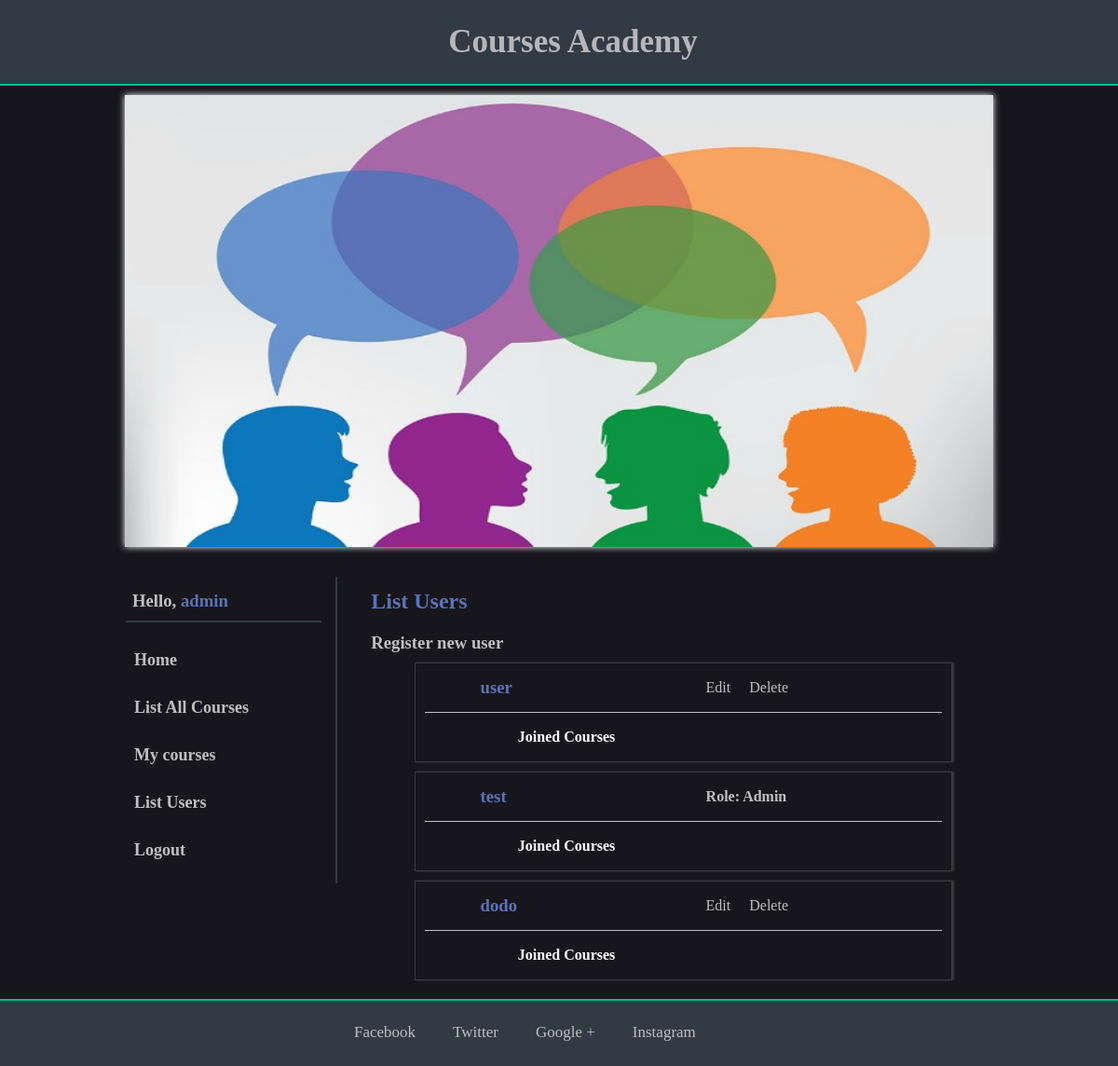
The page /users.php (signed in) on the database as committed earlier.
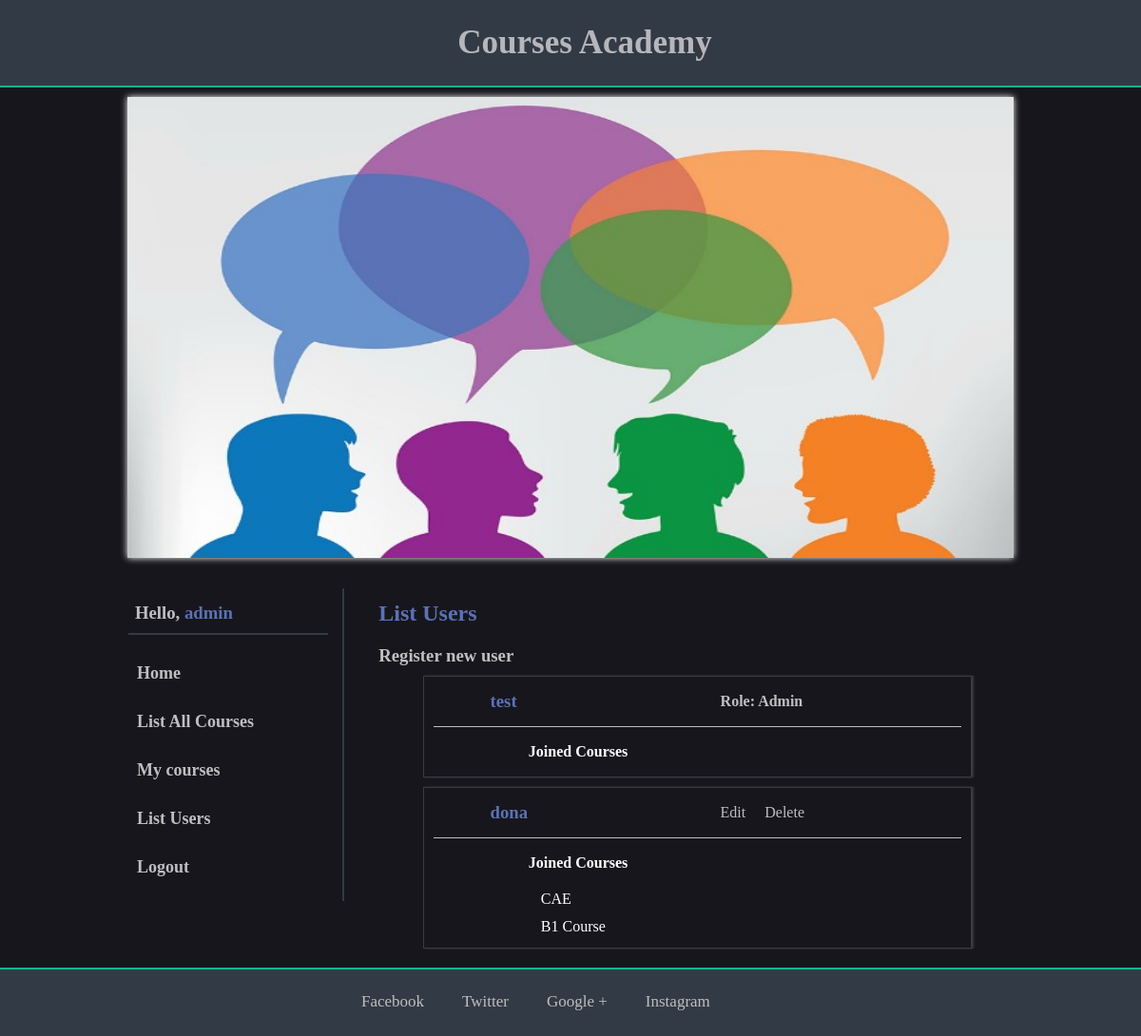
The same page on the database as committed later.
### tables this page shows
CREATE TABLE `users` (
  `id` int(11) NOT NULL,
  `username` varchar(100) NOT NULL,
  `password` varchar(100) NOT NULL,
  `isAdmin` tinyint(1) NOT NULL
);

CREATE TABLE `users_courses` (
  `user_id` int(11) NOT NULL,
  `course_id` int(11) NOT NULL
);

CREATE TABLE `courses` (
  `id` int(11) NOT NULL,
  `title` varchar(150) NOT NULL,
  `content` text NOT NULL
);

### repositories/users_repository.php (called while the page is built, shortened)
<?php
    require 'models/user.php';
    class UsersRepository
    {
        private $connection;
        function __construct()
        {
            $url = 'localhost';
            $dbUsername = 'root';
            $dbPassword = '';
            $dbName = 'coursesacademy';
            $this->connection = new mysqli($url, $dbUsername, $dbPassword, $dbName);
            mysqli_set_charset($this->connection, 'utf8');
        }
        function getAllExceptLoggedUser($loggedUserId) {
            $allUsers = $this->getAll();
            $users = array();
            foreach ($allUsers as $user) {
                if($user->getId() != $loggedUserId) {
                    array_push($users, $user);
                }
            }
            return $users;
        }
        function getAll() {
            $result = $this->connection->query("SELECT * FROM `users`");
            $users = array();
            while ($row = $result->fetch_assoc()) {
                $user = new User();
                $user->setId($row["id"]);
                $user->setUsername($row["username"]);
                $user->setPassword($row["password"]);
                $user->setIsAdmin($row["isAdmin"]);
                array_push($users, $user);
            }
            return $users;
        }
    }

### models/user.php (called while the page is built, shortened)
<?php
    class User
    {
        private $id;
        private $username;
        private $isAdmin;
        public function getId()
        {
            return $this->id;
        }
        public function setId($id)
        {
            $this->id = $id;
        }
        public function getUsername()
        {
            return $this->username;
        }
        public function setUsername($username)
        {
            $this->username = $username;
        }
        public function getIsAdmin()
        {
            return $this->isAdmin;
        }
        public function setIsAdmin($isAdmin)
        {
            $this->isAdmin = $isAdmin;
        }
    }

### repositories/users_courses_repository.php (called while the page is built, shortened)
<?php
    class UsersCoursesRepository {
        private $connection;
        function __construct()
        {
            $url = 'localhost';
            $dbUsername = 'root';
            $dbPassword = '';
            $dbName = 'coursesacademy';
            $this->connection = new mysqli($url, $dbUsername, $dbPassword, $dbName);
            mysqli_set_charset($this->connection, 'utf8');
        }
        public function getCoursesByUserId($user_id) {
            $result = $this->connection->query("SELECT * FROM courses c JOIN users_courses uc ON c.id = uc.course_id WHERE uc.user_id = " . $user_id);
            $courses = array();
            while ($row = $result->fetch_assoc()) {
                $course = new Course();
                $course->setId($row["id"]);
                $course->setTitle($row["title"]);
                $course->setContent($row["content"]);
                array_push($courses, $course);
            }
            return $courses;
        }
    }

### models/course.php (called while the page is built, shortened)
<?php
	class Course
	{
		private $title;
		public function getTitle()
		{
			return $this->title;
		}
		public function setTitle($title)
		{
			$this->title = $title;
		}
	}

### users.php (the view, shortened to what this page needs)
<?php
    require '/includes/header.php';
    require '/includes/sidebar.php';
    require '/repositories/users_repository.php';
    require '/models/course.php';
    require '/repositories/users_courses_repository.php';
?>
    <div class="right">
        <section id="users">
            <h2>List Users</h2>
            <a href="registration.php"><h3>Register new user</h3></a>
            <?php
                $usersRepo = new UsersRepository();
                $users = $usersRepo->getAllExceptLoggedUser($_SESSION["loggedUserId"]);
                foreach ($users as $u) :
            ?>
                <article class="user-content">
                    <div class="user-data">
                        <h3><?= $u->getUsername() ?></h3>
                        <?php
                            if($u->getIsAdmin() == false) {
                                echo '<a href="edit_user.php?id='.$u->getId().'">Edit</a>';
                                echo '<a href="delete_user.php?id='.$u->getId().'">Delete</a>';
                            }
                            else {
                                echo '<span><h4>Role: Admin</h4></span>';
                            }
                        ?>
                    </div>
                    <ul>
                        <h4>Joined Courses</h4>
                        <?php
                            $usersCoursesRepo = new UsersCoursesRepository();
                            $asignedCourses = $usersCoursesRepo->getCoursesByUserId($u->getId());
                            foreach ($asignedCourses as $a) :
                            ?>
                                <li><?= $a->getTitle() ?></li>
                            <?php
                                endforeach;
                            ?>
                    </ul>
                </article>
            <?php endforeach; ?>
        </section>
    </div>
<?php require '/includes/footer.php' ?>

Rows that differ between the two databases and show on the page:
removed users: username "user"
changed users: username "dodo" → "dona"
added users_courses: course.title "CAE", shown under users "dona"
added users_courses: course.title "B1 Course", shown under users "dona"
